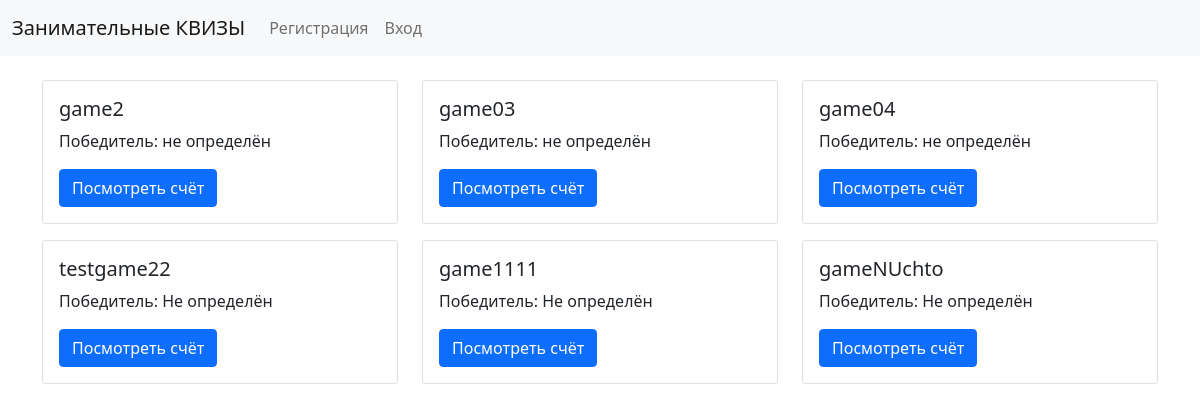
/taskMaster/home/, run on the app's committed database.
### taskMaster/models.py (models this page shows, shortened)
class GameList(models.Model): # предполагается что игра будет не одна, и можно будет видеть список игр идущих и завершенных
    class Meta:
        verbose_name = 'Игра'
        verbose_name_plural = "Игры"
    gameNAME = models.CharField(unique=True, max_length=42) # Условное название для игры (может использовать ID)
    RLSlug = models.SlugField(unique=True, max_length=42, null=False)  # ()слаг для формирования адреса до конкретной игры /RSLug/TeamSLUG/
    status = models.BooleanField(default=False) # Cтатус активности игры (идет/не идет)
    winner = models.CharField(max_length=42, default='Не определён') #(после завершения заполняется команда победитель)

### taskMaster/views.py (the view)
# urls.py: path("home/", GetAllGamesView.as_view(), name='home'),
class GetAllGamesView(ListView):
    model = GameList
    template_name = 'base/game_list.html'
    context_object_name = 'games'
    def get(self, request):
        games = GameList.objects.all()  # Извлекаем все объекты из модели Game
        context = {'games': games}  # Формируем контекст
        return render(request, self.template_name, context)

### templates/base/game_list.html (shortened to what this page needs)
{% extends 'base/home.html' %}
{% block content %}
    <div class="container mt-2">
    <div class="row">
{% for game in games %}
            <div class="col-md-4">
                <div class="card mt-3">
                    <div class="card-body">
                        <h5 class="card-title">{{ game.gameNAME }}</h5>
                        <p class="card-text">Победитель: {{ game.winner }}</p>
                        {% if request.user.is_authenticated %}
                            <a href="{% url 'taskmaster:detail' game.RLSlug %}" class="btn btn-primary">Посмотреть cчёт</a>
                            <a href="{% url 'taskmaster:lobby' game.RLSlug %}" class="btn btn-primary">Принять учестие</a>
                        {% else %}
                             <a href="{% url 'taskmaster:detail' game.RLSlug %}" class="btn btn-primary">Посмотреть cчёт</a>
                        {% endif %}
                    </div>
                </div>
            </div>
        {% empty %}
            <div class="col-md-12">
                <p>Нет доступных игр.</p>
            </div>
        {% endfor %}
    </div>
</div>
{% endblock %}

### templates/base/home.html (shortened to what this page needs)
<!DOCTYPE html>
<html lang="ru">
<head>
    <link href="https://cdn.jsdelivr.net/npm/bootstrap@5.0.2/dist/css/bootstrap.min.css" rel="stylesheet">
</head>
<body>
<link href="https://cdn.jsdelivr.net/npm/bootstrap@5.0.2/dist/css/bootstrap.min.css" rel="stylesheet">
{% include 'base/header.html' %}
    {% block content %}
    {% endblock  %}
</body>
</html>

### templates/base/header.html (shortened to what this page needs)
{% load bootstrap5 %}
<nav class="navbar navbar-expand-lg navbar-light bg-light">
  <div class="container-fluid">
    <a class="navbar-brand" href={% url "taskMaster:home" %}>Занимательные КВИЗЫ</a>
    <div class="collapse navbar-collapse" id="navbarNav">
      <ul class="navbar-nav">
          {% if request.user.is_authenticated %}
                    <li class="nav-item">
                    <a class="nav-link" href="{% url 'taskmaster:newteam' %}">Создать команду</a>
                    </li>
              {% if request.user.is_stuff or request.user.is_superuser %}
                  <li class="nav-item">
                    <a class="nav-link" href="{% url 'taskmaster:newgame' %}">Создать игру</a>
                  </li>
                  <li class="nav-item">
                    <a class="nav-link" href="{% url 'taskmaster:newquestion' %}">Добавить вопросы</a>
                  </li>
              {% endif %}
              <li class="nav-item">
                <a class="nav-link" href="{% url 'taskmaster:home' %}">Статистика игр</a>
              </li>
              <li class="nav-item">
                <a class="nav-link" href="{% url 'users:logout' %}">{{ request.user.username }}</a>
              </li>
              <li class="nav-item">
                <a class="nav-link" href="{% url 'users:logout' %}">Выход</a>
              </li>
          {% else %}
        <li class="nav-item">
          <a class="nav-link" href={% url 'users:register' %}>Регистрация</a>
        </li>
        <li class="nav-item">
          <a class="nav-link" href={% url 'users:login' %}>Вход</a>
        </li>
        {% endif %}
      </ul>
    </div>
  </div>
</nav>

### data on the page
GameList: gameNAME "game2", winner "не определён"
GameList: gameNAME "game03", winner "не определён"
GameList: gameNAME "game04", winner "не определён"
GameList: gameNAME "testgame22", winner "Не определён"
GameList: gameNAME "game1111", winner "Не определён"
GameList: gameNAME "gameNUchto", winner "Не определён"
